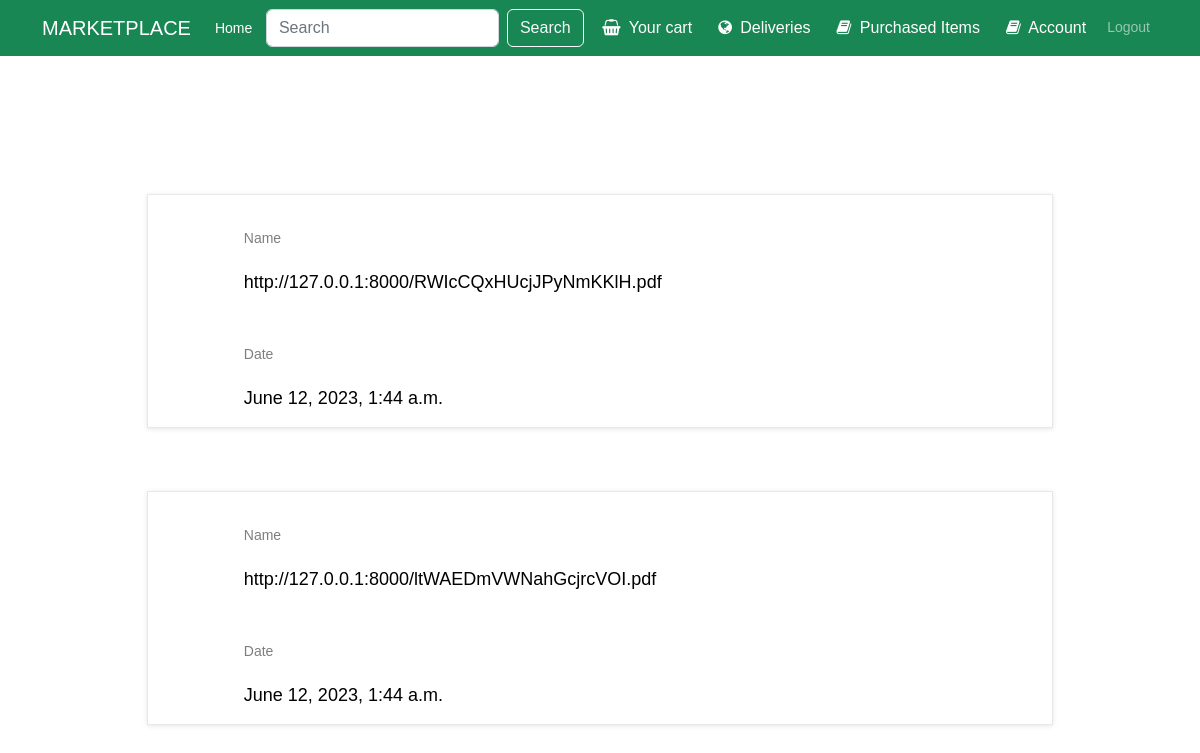
/invoices (signed in), run on an earlier commit of the app's database.
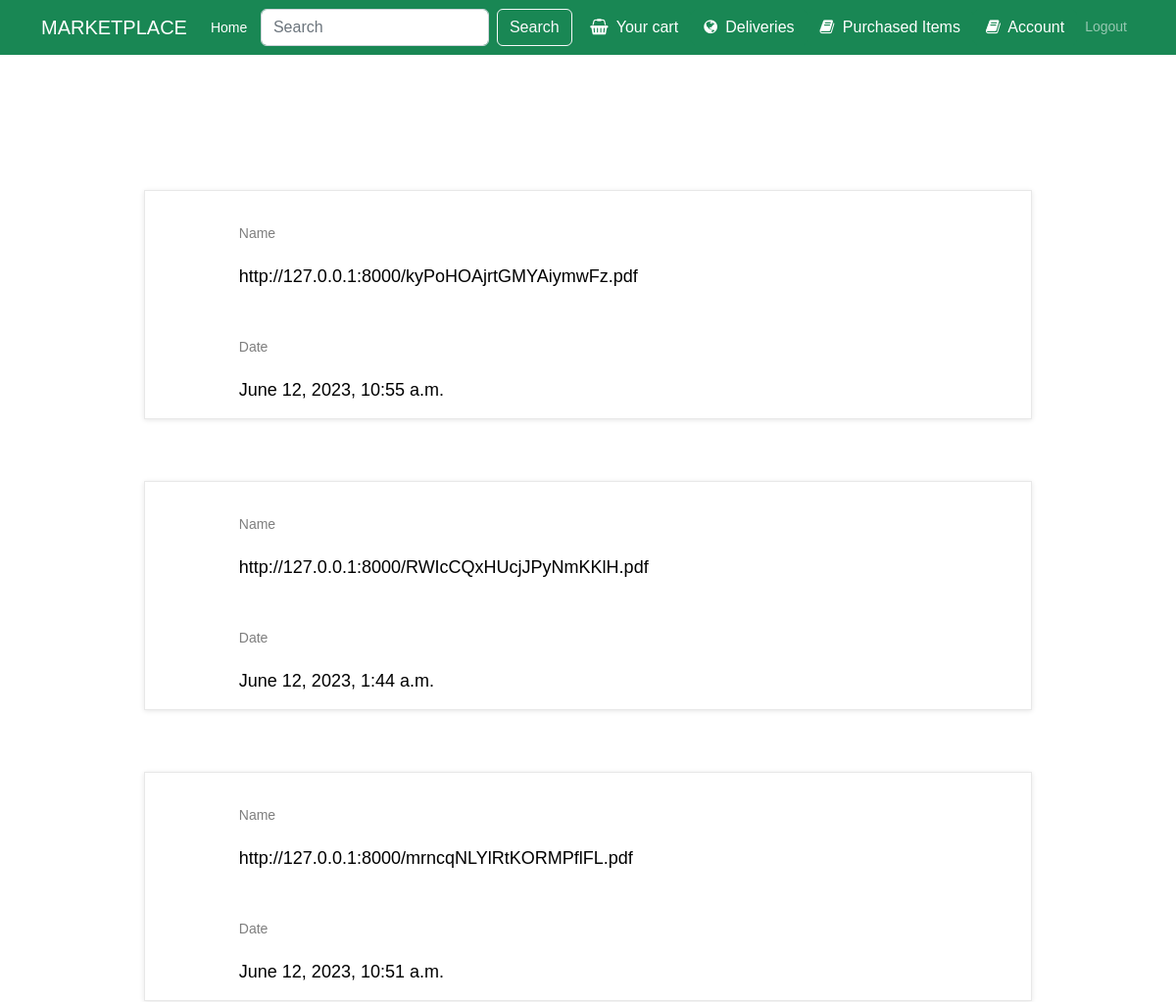
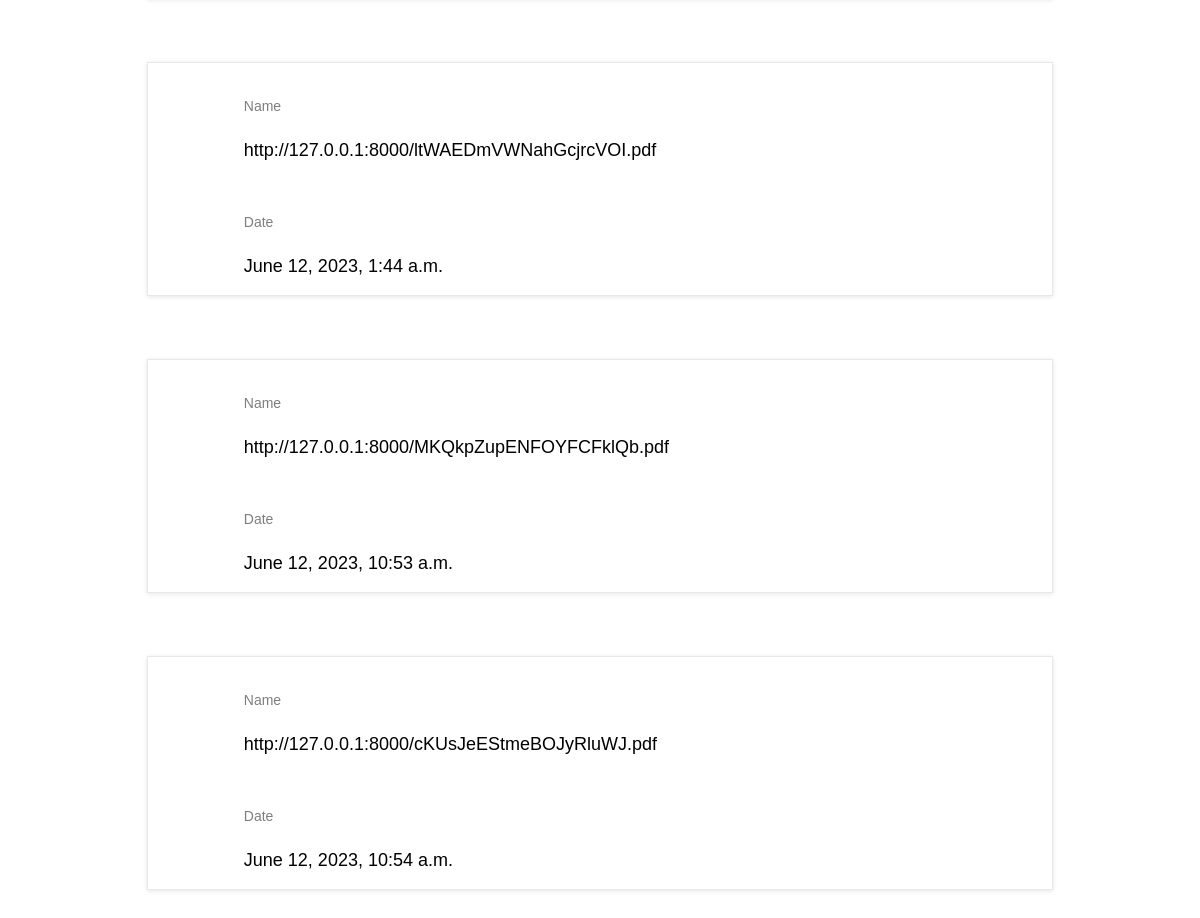
And on a later commit of the database (2 pictures, top to bottom).
### Product/models.py (models this page shows, shortened)
class Invoice(models.Model):
    ID = models.IntegerField(primary_key=True)
    name = models.CharField(max_length=100)
    date =  models.DateTimeField()

### Main/views.py (the view)
# urls.py: path("invoices",views.show_invoice,name="showinvoice")
def show_invoice(request):
    Invoices = Invoice.objects.all()
    return render(request,"show_invoice.html",{"invoices":Invoices})

### Main/templates/show_invoice.html (shortened to what this page needs)
{% extends 'base.html' %}
{% load static %}
{% block link %}
<link rel="stylesheet" type="text/css" href="{% static 'cart.css' %}">
{% endblock %}
{% block content %}
<div class="container mt-3">
<div class="cart_section">
    {% if request.user.is_authenticated %}
        {% if invoices|length == 0  %}
        <h5 class="alert-heading col-lg-10"> There are no invoice</h5>
        {% else %}
        <div class="container-fluid">
            <div class="row">
                <div class="col-lg-10 offset-lg-1">
                    <div class="cart_container">
                        <div class="cart_items">
                            <br>
                            {% for invoice in invoices %}
                            <ul class="cart_list">
                                <li class="cart_item clearfix">
                                    <div class="cart_item_info d-flex flex-md-row flex-column justify-content-between">
                                        <div class="cart_item_name cart_info_col">
                                            <div class="cart_item_title">Name</div>
                                            <div class="cart_item_text">{{invoice.name}}</div>
                                        </div>
                                    </div>
                                </li>
                                <li class="cart_item clearfix">
                                    <div class="cart_item_info d-flex flex-md-row flex-column justify-content-between">
                                        <div class="cart_item_name cart_info_col">
                                            <div class="cart_item_title">Date</div>
                                            <div class="cart_item_text">{{invoice.date}}</div>
                                        </div>
                                    </div>
                                </li>
                            </ul>
                            <br>
                            <br>
                            <br>
                            {% endfor %}
                        </div>
                    </div>
                </div>
            </div>
        </div>
        {% endif %}
    {% else %}
    <h5 class="alert-heading col-lg-10"> You are not logged in</h5>
    <h5 class="alert-heading col-lg-10">Please log in to see your invoices.</h5>
    {% endif %}
</div>
</div>
{% endblock %}

What changed in the data, as far as the page shows it:
added Invoice: name "http://127.0.0.1:8000/kyPoHOAjrtGMYAiymwFz.pdf", date "June 12, 2023, 10:55 a.m."
added Invoice: name "http://127.0.0.1:8000/mrncqNLYlRtKORMPflFL.pdf", date "June 12, 2023, 10:51 a.m."
added Invoice: name "http://127.0.0.1:8000/MKQkpZupENFOYFCFklQb.pdf", date "June 12, 2023, 10:53 a.m."
added Invoice: name "http://127.0.0.1:8000/cKUsJeEStmeBOJyRluWJ.pdf", date "June 12, 2023, 10:54 a.m."
